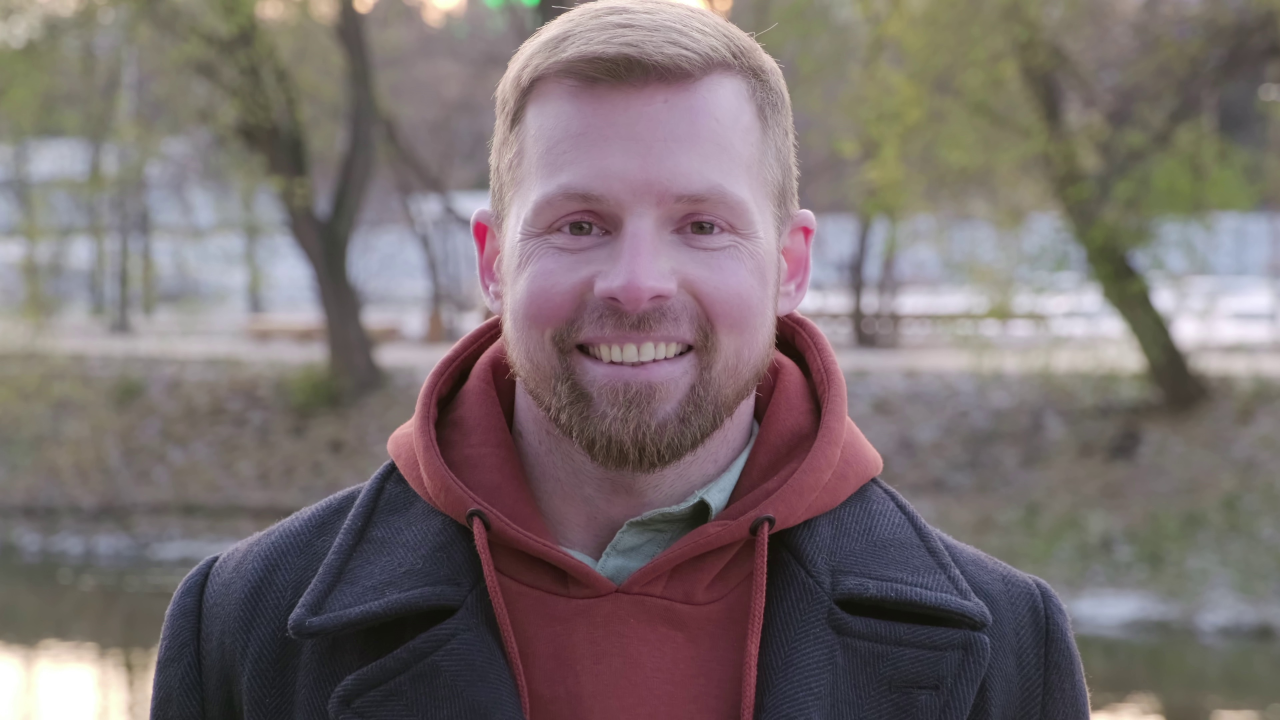
#> input picture video frames/frame1.jpg, 3840 x 2160 px, found by its file name (shown at 1/3 size); its folder holds 4 pictures in this run
$ jupyter execute --allow-errors fer2013_with_keras.ipynb   (older library calls are emulated)
#> lines starting #> are read from the running program, lines starting #| are printed output that depends on the picture
Hello,

In this work, I will try to recognize emotions in photographs through a convolutional neural network using a keras library.

[cell 1]
from keras import models
from keras import layers
from keras import optimizers
import tensorflow as tf
from tensorflow import keras
import matplotlib.pyplot as plt
import pandas as pd
import numpy as np
import seaborn as sns
from tensorflow.keras.utils import to_categorical
import cv2
import os, sys
from sklearn.metrics import classification_report
from PIL import Image
from sklearn.metrics import confusion_matrix, accuracy_score

**DATA**

Over 35,000 photographs collected in the data in 2013, some of the existing photographs were taken from various media publications and some of them consist of stock photographs. Our goal here is to recognize 7 different emotions (angry, happy, scared, natural, etc.) through photographs with a convolutional neural network.

[](http://)**Determine a Road Map**

First, we will load our data and examine the various information in it.

Later, we will make our train and test data to be able to model with convolutional neural network and build a model and expect to get a good result.

**UPLOAD DATA**

#> (a cell that did not finish here is left out)

**FIRST LOOK**

Yine her bir setimizde "emotion", "pixels" ve "usage" değişkenlerimiz var şimdi eğitim ve test setlerimizi düzenleme işlemlerine geçelim.

**PREPROCESSING**

We will do the same for each set. These:

    1) We will categorize it by taking the "emotion" column which is our answers. In other words, we will output a transaction with 0 in all the remaining lines except the class it is in.

    2) We will take the pixels column in our set and turn it into a tensor and standardize it.


The emotion variable represents emotions and is our target variable.
Pixels variable expresses the value per pixel in the photos.
Usage, on the other hand, shows which set the row it belongs to (such as training and testing).

Let's look at our training and test sets and separate these sets.

#> (a cell that did not finish here is left out)

#> (a cell that did not finish here is left out)

#> (a cell that did not finish here is left out)

Now let's look at some photos

[cell 6]
plt.figure(0, figsize=(12,6))
#> (the rest of this cell did not finish here and is left out)

Video

[cell 7]
def load_images_from_folder(path):
    images = []
    for filename in os.listdir(path):
        img = cv2.imread(os.path.join(path,filename))
#> img is the input picture: shape (2160, 3840, 3); mean B, G, R 110.9, 110.8, 121.4
        if img is not None:
            images.append(img)
    return images

[cell 8]
def resize(path):
    for i in os.listdir(path):
        file = f"{path}\\{i}"
        im = Image.open(file)
        im = im.resize((48, 48,3), Image.ANTIALIAS)
        im.save(file)

[cell 9]
def RGBtoGray(image):

    img_gray=np.dot(image[...,:3], [0.2989, 0.5870, 0.1140])
    return img_gray

#> (a cell that did not finish here is left out)

[cell 11]
def detectFaces(frame,path,i):
    gray = cv2.cvtColor(frame, cv2.COLOR_BGR2GRAY)

    # Load the cascade
    face_cascade = cv2.CascadeClassifier(cv2.data.haarcascades + 'haarcascade_frontalface_alt2.xml')

    # Detect faces
    faces = face_cascade.detectMultiScale(gray, 1.1, 4)

    # Draw rectangle around the faces and crop the faces
    for (x, y, w, h) in faces:
        cv2.rectangle(frame, (x, y), (x+w, y+h), (0, 0, 255), 2)
        faces = frame[y:y + h, x:x + w]

        #cv2.imwrite('face.jpg', faces)

    # Display the output
    cv2.imwrite(os.path.join(path,"face%d.jpg" % i),faces)

[cell 12]
path = r'C:\Users\tmahe\OneDrive\Documents\Computer vision\assignment 2\video frames'
path2 = r'C:\Users\tmahe\OneDrive\Documents\Computer vision\assignment 2\faces'
path3 = r'C:\Users\tmahe\OneDrive\Documents\Computer vision\assignment 2\resized'
video = 'video.mp4'

#> (a cell that did not finish here is left out)

[cell 14]
frames = load_images_from_folder(path)
for i in range(0,len(frames)):
    detectFaces(frames[i][:][:][:],path2,i)
    print(i)
#> this loop made 4 passes
#> pass 1, in detectFaces, `gray = cv2.cvtColor(frame, cv2.COLOR_BGR2GRAY)`:
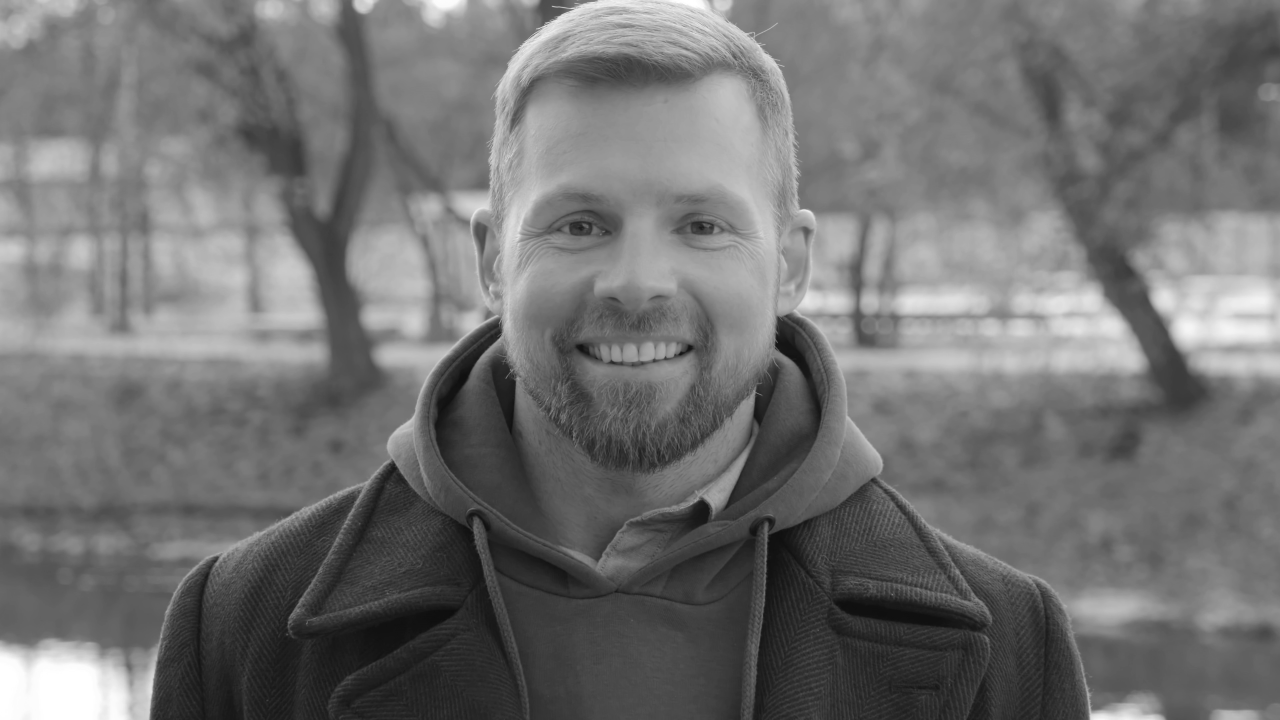
#> gray: shape (2160, 3840) (shown at 1/3 size); min 12, max 255, mean 114
#> pass 1, in detectFaces, `cv2.imwrite(os.path.join(path,"face%d.jpg" % i),faces)`:
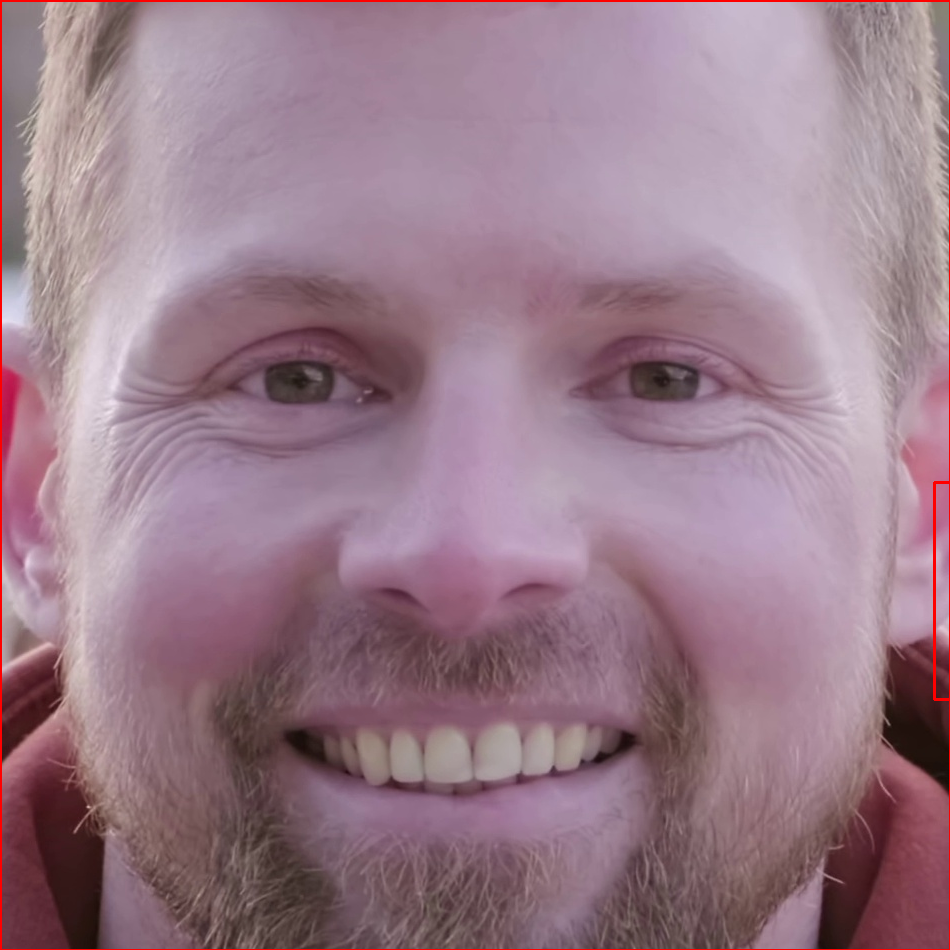
#> saved as face0.jpg: shape (950, 950, 3); mean B, G, R 137.3, 123.3, 153.7
#> pass 2, in detectFaces (call 2), `gray = cv2.cvtColor(frame, cv2.COLOR_BGR2GRAY)`:
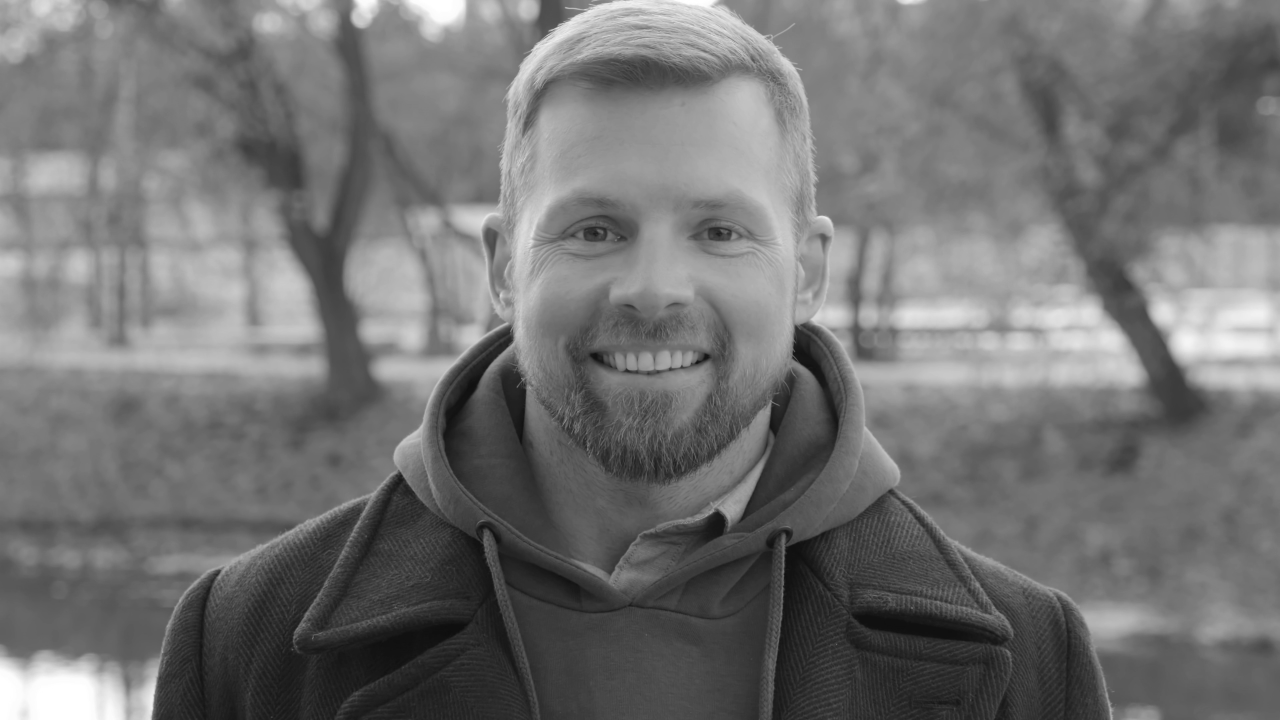
#> gray: shape (2160, 3840) (shown at 1/3 size); min 12, max 255, mean 114.7
#> pass 2, in detectFaces (call 2), `cv2.imwrite(os.path.join(path,"face%d.jpg" % i),faces)`:
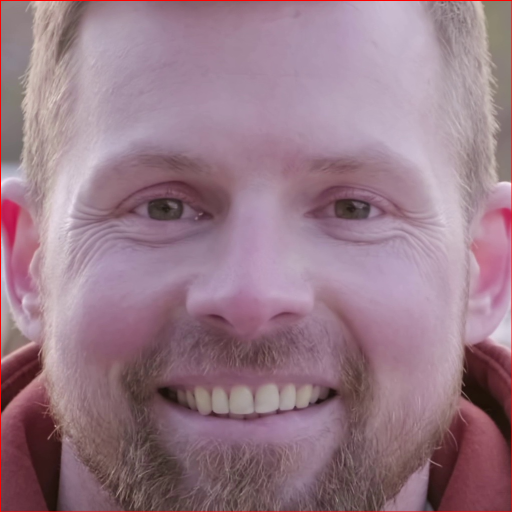
#> saved as face1.jpg: shape (1024, 1024, 3) (shown at 1/2 size); mean B, G, R 135.2, 121.7, 152.2
